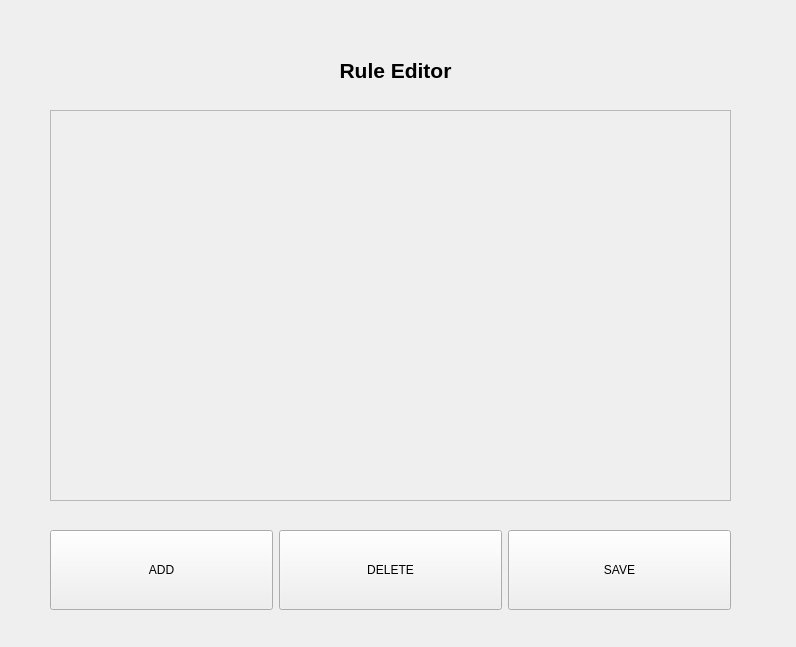
<?xml version="1.0" encoding="UTF-8"?>
<ui version="4.0">
 <class>Form</class>
 <widget class="QWidget" name="Form">
  <property name="geometry">
   <rect>
    <x>0</x>
    <y>0</y>
    <width>796</width>
    <height>647</height>
   </rect>
  </property>
  <property name="windowTitle">
   <string>Form</string>
  </property>
  <widget class="QLabel" name="label">
   <property name="geometry">
    <rect>
     <x>60</x>
     <y>50</y>
     <width>671</width>
     <height>41</height>
    </rect>
   </property>
   <property name="font">
    <font>
     <pointsize>16</pointsize>
     <weight>75</weight>
     <bold>true</bold>
    </font>
   </property>
   <property name="text">
    <string>Rule Editor</string>
   </property>
   <property name="alignment">
    <set>Qt::AlignCenter</set>
   </property>
  </widget>
  <widget class="QScrollArea" name="scrollArea">
   <property name="geometry">
    <rect>
     <x>50</x>
     <y>110</y>
     <width>681</width>
     <height>391</height>
    </rect>
   </property>
   <property name="sizePolicy">
    <sizepolicy hsizetype="Expanding" vsizetype="Expanding">
     <horstretch>0</horstretch>
     <verstretch>0</verstretch>
    </sizepolicy>
   </property>
   <property name="widgetResizable">
    <bool>true</bool>
   </property>
   <widget class="QWidget" name="ruleList">
    <property name="geometry">
     <rect>
      <x>0</x>
      <y>0</y>
      <width>679</width>
      <height>389</height>
     </rect>
    </property>
    <property name="sizePolicy">
     <sizepolicy hsizetype="Preferred" vsizetype="Preferred">
      <horstretch>0</horstretch>
      <verstretch>0</verstretch>
     </sizepolicy>
    </property>
    <layout class="QVBoxLayout" name="verticalLayout"/>
   </widget>
  </widget>
  <widget class="QWidget" name="horizontalLayoutWidget">
   <property name="geometry">
    <rect>
     <x>50</x>
     <y>530</y>
     <width>681</width>
     <height>80</height>
    </rect>
   </property>
   <layout class="QHBoxLayout" name="horizontalLayout">
    <property name="sizeConstraint">
     <enum>QLayout::SetDefaultConstraint</enum>
    </property>
    <item>
     <widget class="QPushButton" name="addBtn">
      <property name="sizePolicy">
       <sizepolicy hsizetype="Minimum" vsizetype="Preferred">
        <horstretch>0</horstretch>
        <verstretch>0</verstretch>
       </sizepolicy>
      </property>
      <property name="text">
       <string>ADD</string>
      </property>
     </widget>
    </item>
    <item>
     <widget class="QPushButton" name="deleteBtn">
      <property name="sizePolicy">
       <sizepolicy hsizetype="Minimum" vsizetype="Preferred">
        <horstretch>0</horstretch>
        <verstretch>0</verstretch>
       </sizepolicy>
      </property>
      <property name="text">
       <string>DELETE</string>
      </property>
     </widget>
    </item>
    <item>
     <widget class="QPushButton" name="saveBtn">
      <property name="sizePolicy">
       <sizepolicy hsizetype="Minimum" vsizetype="Preferred">
        <horstretch>0</horstretch>
        <verstretch>0</verstretch>
       </sizepolicy>
      </property>
      <property name="text">
       <string>SAVE</string>
      </property>
     </widget>
    </item>
   </layout>
  </widget>
 </widget>
 <resources/>
 <connections/>
</ui>
